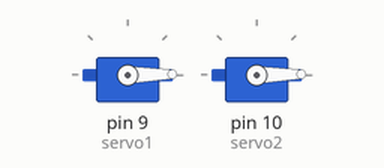
Bench run of a sketch on a simulated Arduino Uno, built with avr-gcc and run on an emulated ATmega328P. Shown: 2 × servo.

Above: at 0.05 s.
At 3.15 s:
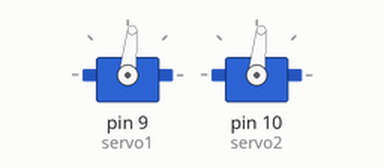
At 6.25 s:
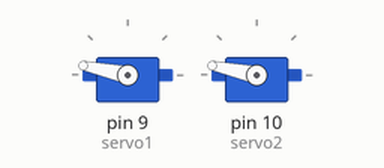
At 13.35 s:
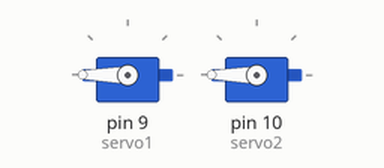
Timing chart, 0 to 17.4 s (numbered marks = the images above):
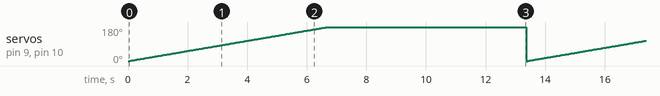

Measured:
- by itself, servo on pin 9 (servo1), servo on pin 10 (servo2): ramps from 0° to 180° and jumps back, once every 13.4 s

The sketch:

sketch_mar29a.ino
```cpp
#include <Servo.h>          // Include servo library

Servo servo1;
Servo servo2;


void setup()
{
  int pos = 0;
  servo1.attach(9);
  servo2.attach(10);
}

void loop()
{
  for (int i = 0; i < 360; i++) {
    servo1.write(i);
    servo2.write(i);
    delay(37);
  }
}
```
